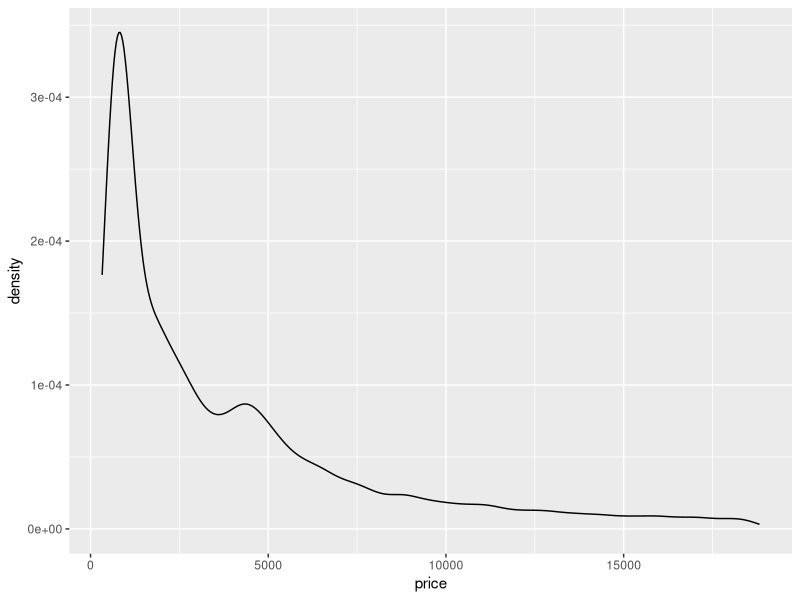
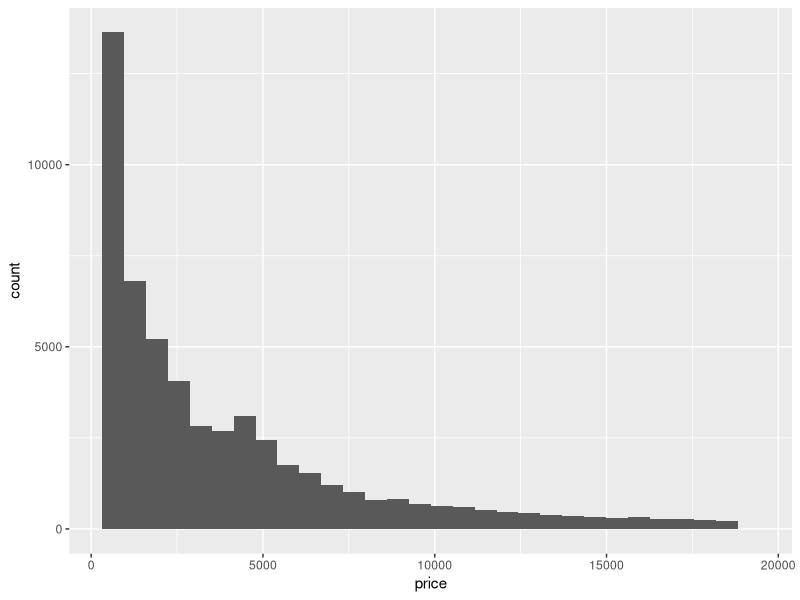
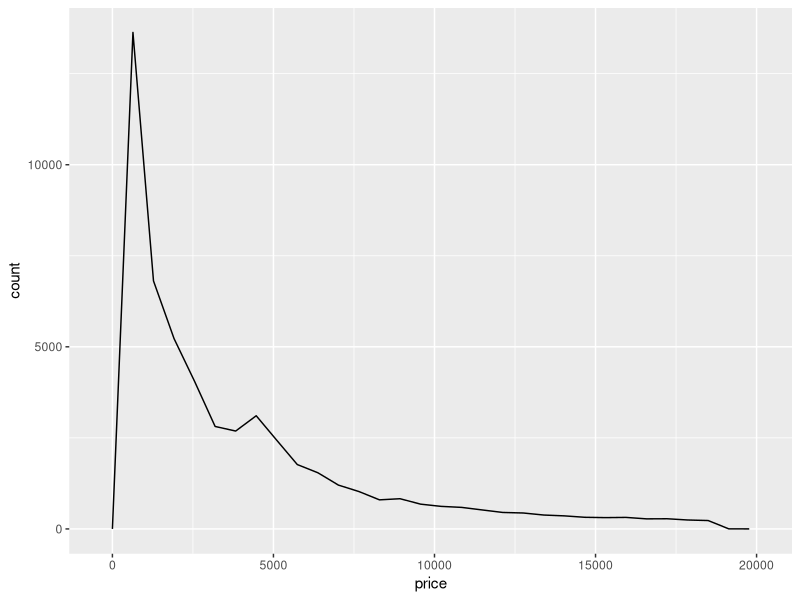
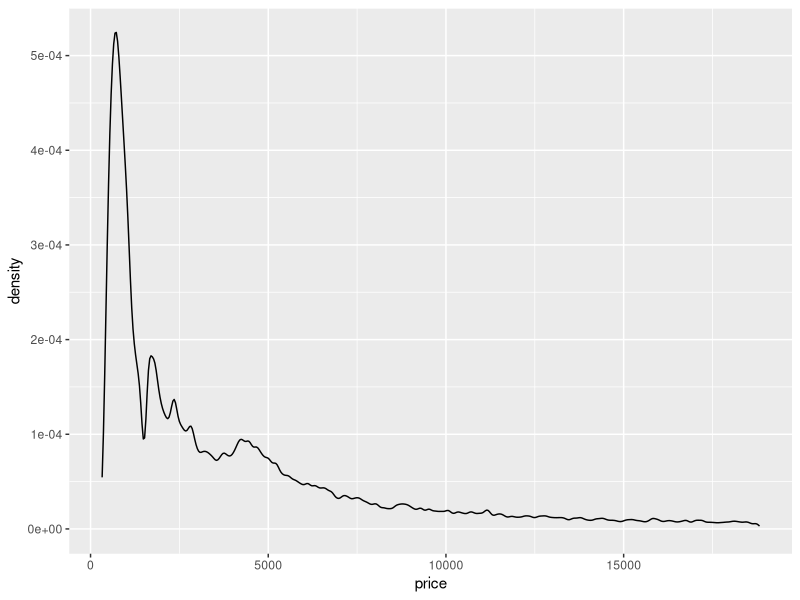
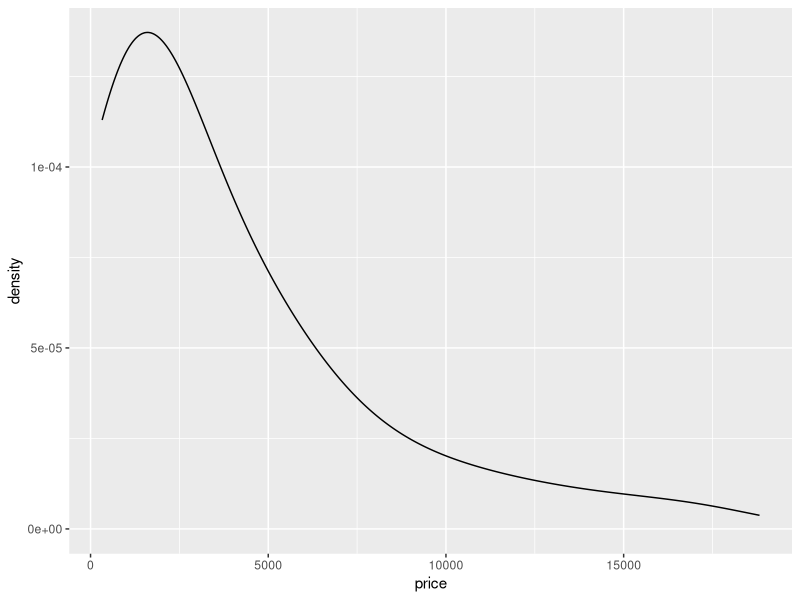
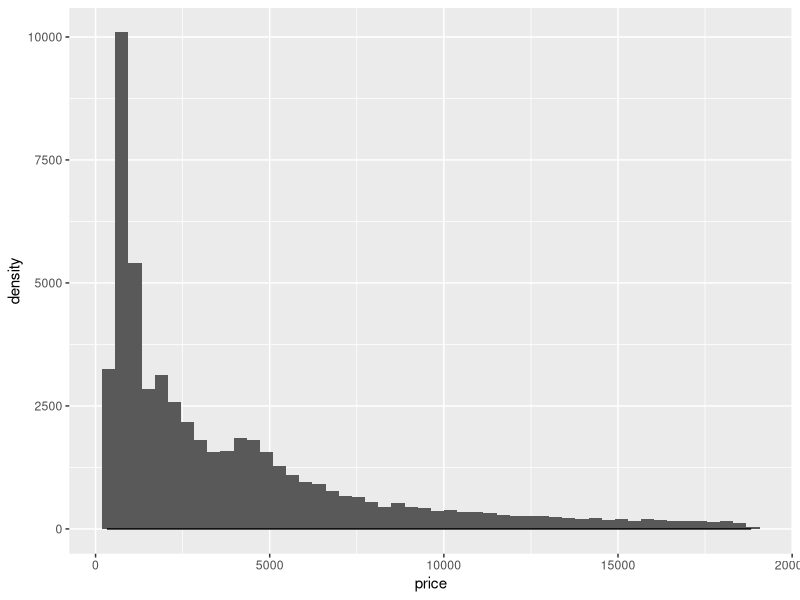
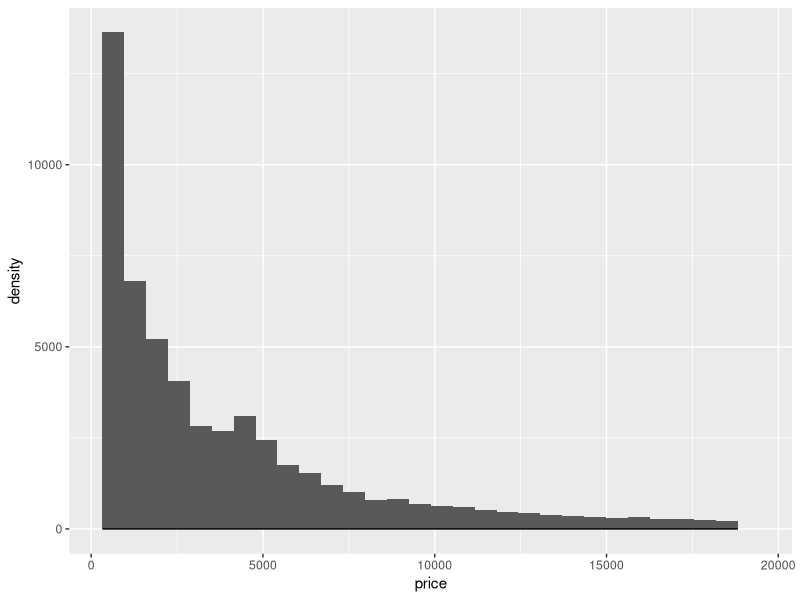
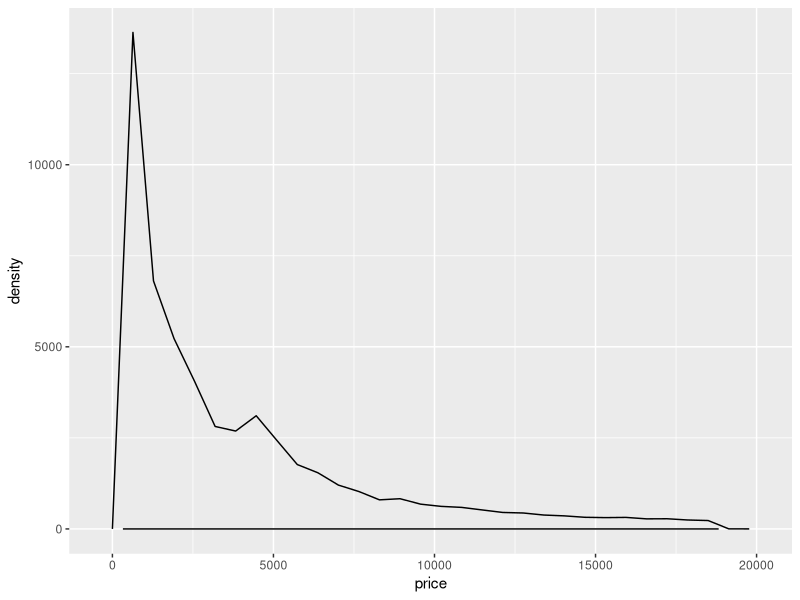

The R script that drew these images, in order: (Note: this script raises an error after producing the figures.)
## Cailin Perrie
## 25/03/2021
## Good Practice excercises



library(dplyr)
library(ggplot2)
library(tidyr)
library(gridExtra)
library(patchwork)
library(scales)
library(ggrepel)

# load datasets we'll use
data(sleep)
data(diamonds)
data(co2)

# tidy co2 
co2 <- data.frame(Year = rep(1959:1997, each = 12),
                  Month = rep(format(ISOdate(2004,1:12,1),"%B"), 39),
                  co2 = as.numeric(co2))
View(co2)
View(sleep)
View(diamonds)

## create the matrics data frame
matrics <- data.frame(
  year = 2014:2018,
  EC = c(65.4,56.8,59.3,65,70.6),
  FS = c(82.8,81.6,88.2,86.1,87.5),
  Gau = c(84.7,84.2,85.1,85.1,87.9),
  KZN = c(69.7,60.7,66.4,72.9,76.2),
  Lim = c(72.9,65.9,62.5,65.6,69.4),
  Mpu = c(79,78.6,77.1,74.8,79),
  NW = c(84.6,81.5,82.5,79.4,81.1),
  NC = c(76.4,69.4,78.7,75.6,73.3),
  WC = c(82.2,87.7,85.9,82.8,81.5)
)
View(matrics)

## Tidy the data frame 'matrics'
matrics_long <- pivot_longer(matrics, cols = -1, names_to = "province", values_to = "pass_rate")
View(matrics_long)

# geometries
# geometries denoted by geom_xxx are the building blocks of ggplots

# common 1D geoms: geom_density, geom_histogram, geom_freqpoly, geom_bar
# common 2D geoms: geom_point, geom_line, geom_bar(stat = "identity")

### 1D geoms only need you to specify an "x" in the aesthetics

## geom_density
diamonds %>% 
  ggplot(aes(x = price)) + 
  geom_density()

## geom_histogram
diamonds %>% 
  ggplot(aes(x = price)) + 
  geom_histogram()

## geom_freqpoly
diamonds %>% 
  ggplot(aes(x = price)) + 
  geom_freqpoly()

## additional parameters control smoothing (see ?geom_xxx)

# EXERCISE: adapt each of the plots above so that the densities/histograms are 
# either "smoother" or "rougher". Choose an appropriate amount of smoothing.

# geom_smooth: Aids the eye in seeing patterns in the presence of overplotting.
## geom_density
diamonds %>% 
  ggplot(aes(x = price)) + 
  geom_density(adjust = 1/5)

diamonds %>% 
  ggplot(aes(x = price)) + 
  geom_density(adjust = 5)

## geom_histogram
diamonds %>% 
  ggplot(aes(x = price)) + 
  geom_histogram(bins = 50) +
  geom_density(adjust = 1/5)

diamonds %>% 
  ggplot(aes(x = price)) + 
  geom_histogram() +
  geom_density(adjust = 5)

## geom_freqpoly
diamonds %>% 
  ggplot(aes(x = price)) + 
  geom_freqpoly() +
  geom_density(adjust = 1/5)

## geom_freqpoly
diamonds %>% 
  ggplot(aes(x = price)) + 
  geom_freqpoly() +
  geom_density(adjust = 5)

#-------------------------------------------------------------------------------------

## geom_bar
# default behaviour for geom_bar is to count stuff, so 1D
diamonds %>% ggplot(aes(x = cut)) + 
  geom_bar() 

### 2D geoms need x and y in aes

## geom_point

diamonds %>% ggplot(aes(x = carat, y = price)) + 
  geom_point()

# often nice to add a smooth line of best fit with geom_smooth, which
# uses generalised additive models (gams) by default, covered in later
# courses
diamonds %>% ggplot(aes(x = carat, y = price)) + 
  geom_point() + 
  geom_smooth()      ## line of best fit

# EXERCISE: adapt the code you just used to fit a straight line rather than a smooth
diamonds %>% ggplot(aes(x = carat, y = price)) + 
  geom_point() + 
  geom_smooth(method = "lm")  ## fitting a straight line rather than a smooth line

#-------------------------------------------------------------------------------------
## geom_line
co2 %>% filter(Month == "January") %>%
  ggplot(aes(x = Year, y = co2)) + 
  geom_line()

# EXERCISE: show lines for all 12 months on the plot (a) by using fill or colour, 
# (b) without using fill or colour

#a) using fill or colour
co2 %>% 
  ggplot(aes(x = Year, y = co2, color = Month)) + 
  geom_line()

# b) Without using fill or colour
# make dataframe with x and y coords of labels, here just taking 1980 as x and 
# pass rate in 2015 as y, for illustration
textlabels <- co2 %>% filter(Year == 1980) %>% 
  mutate(xpos = Year, ypos = co2) # don't have to rename, again for illustration

co2 %>% 
  ggplot(aes(x = Year, y = co2)) + 
  geom_line() +
  geom_label(data = textlabels, aes(x = xpos, y = ypos, label = Month)) + 
  theme(legend.position = "none") 
##ggrepel::geom_label_repel()
## Lines are too close together (doesnt look nice this way)

# EXERCISE: flip Month and Year around so that each line represents a Year, and the 
# Month is on the x-axis

co2 %>% 
  ggplot(aes(x = Month, y = co2, color = Year)) + 
  geom_point() + geom_line()

#-------------------------------------------------------------------------------------

## geom_area

# just fills in area under a geom_line
co2 %>% filter(Month == "January") %>%
  ggplot(aes(x = Year, y = co2)) + 
  geom_area()

## geom_bar

# with (stat = "identity") plots x and y directly, no counts
diamonds %>% group_by(cut) %>% summarize(meanprice = mean(price)) %>%
  ggplot(aes(x = cut, y = meanprice)) + 
  geom_bar(stat = "identity")

#-------------------------------------------------------------------------------------

### discretising continuous variables

### Discretization is the process through which we can transform continuous
### variables, models or functions into a discrete form. We do this by creating
### a set of contiguous intervals (or bins) that go across the range of our
## desired variable/model/function.

## ggplot provides 3 helper functions:
# cut_interval: divides data into fixed number of bins
# cut_width: divides data into bins of fixed width
# cut_number: divides data into n bins each containing (approximately) the same number of points

diamonds %>%
  ggplot(aes(x = cut_interval(price, n = 5))) +  ## dividing data into 5 bins
  geom_bar()

diamonds %>%
  ggplot(aes(x = cut_width(price, width = 5000))) + 
  geom_bar()

diamonds %>%
  ggplot(aes(x = cut_number(price, n = 5))) + 
  geom_bar()

# these are especially useful when grouping/faceting on continuous variables


### Not Sure what this means???

# EXERCISE: Display the distribution of price conditional on cut and carat. 
# Try facetting by cut and grouping by carat. Try facetting by carat and grouping by cut. 
# Which do you prefer?

# EXERCISE: Compare the relationship between price and carat for each colour.
# What makes it hard to compare the groups? Is grouping better or facetting? 
# If you use facetting, what annotation might you add to make it easier to see 
# the differences between panels?

#-------------------------------------------------------------------------------------

### Labels (labs)

## sets text for axis labels and title
## NOT the appearance of the text, that's a "theme" (next)

co2 %>% filter(Month == "January") %>%
  ggplot(aes(x = Year, y = co2)) + 
  geom_line() +
  labs(x = "Year", y = "C02 level (PPM)", 
       title = "Increasing atmospheric concentrations of CO2", 
       subtitle = "Values for February, March and April of 1964 obtained by interpolation")

# nice to have CO2 with a subscript on the "2"
co2 %>% filter(Month == "January") %>%
  ggplot(aes(x = Year, y = co2)) + 
  geom_line() +
  labs(x = "Year", y = expression(paste(CO[2]," level")), 
       title = expression(paste("Increasing atmospheric concentrations of ", CO[2])), 
       subtitle = "Values for February, March and April of 1964 obtained by interpolation")

#-------------------------------------------------------------------------------------

### Themes

### Themes are a powerful way to customize the non-data components of your
### plots: i.e. titles, labels, fonts, background, gridlines, and legends.

## fine-scale control and polishing

# loads of options
?theme

# make a plot
pp <- diamonds %>% sample_n(1000) %>%
  ggplot(aes(x = carat, y = price)) + 
  geom_point()
pp 

# change the background colour
pp + 
  theme(panel.background = element_rect(fill = "red"))

# that's too dark, add some transparency
pp + 
  theme(panel.background = element_rect(fill = alpha('red', 0.2)))

# change axis text 
pp + 
  theme(axis.text = element_text(colour = "red", size = rel(1.5)))

# change axis labels text 
pp + 
  theme(axis.title = element_text(colour = "red", size = rel(1.5)))

# can also add transparency to axis labels (not a good idea here) 
pp + 
  theme(axis.title = element_text(colour = alpha('red', 0.2), size = rel(1.5)))

# arrows on the axes
pp + 
  theme(axis.line = element_line(arrow = arrow()))

# even finer control... changes look of arrow heads
pp + 
  theme(axis.line = element_line(arrow = arrow(angle = 20, length = unit(0.1, "inches"))))

# grid lines
pp +
  theme(panel.grid.major = element_line(colour = "red"),
        panel.grid.minor = element_line(colour = "orange"))

pp +
  theme(panel.grid.major = element_line(colour = "red", size = 1),
        panel.grid.minor = element_line(colour = "orange", size = 1))

# spacing between gridlines isn't a theme setting, its in "scale_"
pp +
  theme(panel.grid.major = element_line(colour = "red"),
        panel.grid.minor = element_line(colour = "orange")) +
  scale_x_continuous(breaks = seq(from = 0, to = 3, by = 0.5),
                     minor_breaks = seq(from = 0, to = 3, by = 0.1))

# same for y axis
pp +
  theme(panel.grid.major = element_line(colour = "red"),
        panel.grid.minor = element_line(colour = "orange")) +
  scale_y_continuous(breaks = seq(from = 0, to = 20000, by = 10000),
                     minor_breaks = seq(from = 0, to = 20000, by = 500))

# can also set manual axis text at tickmarks
pp +
  scale_y_continuous(breaks = seq(from = 0, to = 20000, by = 5000),
                     labels = c("R0", "R5,000", "R10,000", "R15,000", "R20,000"))

# longer axis ticks
pp +
  scale_y_continuous(breaks = seq(from = 0, to = 20000, by = 5000),
                     labels = c("R0", "R5,000", "R10,000", "R15,000", "R20,000")) +
  theme(axis.ticks.length=unit(.25, "cm"))

# put it all together
pp + 
  labs(x = "Weight of diamond (carats)", y = "Price of diamond (USD)") +
  theme(panel.background = element_rect(fill = alpha('red', 0.2)),
        axis.text = element_text(colour = "red", size = rel(1.5)),
        axis.title = element_text(colour = "red", size = rel(1.5)))


# revisiting log scale example from lecture
data(msleep)

a <- ggplot(msleep, aes(x = bodywt, y = brainwt)) + 
  geom_point(na.rm = TRUE) + 
  labs(x = "Body weight (kg)", y = "Brain weight (kg)")
a 

# log scaling
a + scale_x_log10() + scale_y_log10() 

# nice tick marks with annotation_xxx
a + scale_x_log10() + scale_y_log10() + annotation_logticks() 

# advanced axis breaks and labelling options with scales package
a + scale_x_log10(
  breaks = scales::trans_breaks("log10", function(x) 10^x),
  labels = scales::trans_format("log10", scales::math_format(10^.x))) +
  scale_y_log10(
    breaks = scales::trans_breaks("log10", function(x) 10^x),
    labels = scales::trans_format("log10", scales::math_format(10^.x))) +
  annotation_logticks() +
  labs(x = "Body weight (kg)", y = "Brain weight (kg)")



# EXERCISE: choose any of the plots you've made and add axis labels, title, and 
# subtitle
# make a plot
pp <- diamonds %>% sample_n(1000) %>%
  ggplot(aes(x = carat, y = price)) + 
  geom_point() + 
  labs(x = "Weight of diamond (carats)", y = "Price of diamond (USD)", title = 
         "Scatter plot of carat vs price", subtitle = "Plot indicates 1000 randomly sampled observations")

pp 
#-------------------------------------------------------------------------------------

# EXERCISE: Improve the plot below by adding appropriate axis labels, 
# rotating the x axis text so that it is vertical, and change
# the axis text so that it does not include numbers in scientific notation

diamonds %>%
  ggplot(aes(x = cut_interval(price, n = 5)))  + 
  geom_bar() +
  labs(x = "price (cut in 5 groups with equal range)", y = "frequency",
       main = "Histogram showing the frequency of obtaining a certain price for a diamond") +
  theme(axis.text.x = element_text(angle = 90, vjust = 0.5, hjust=0.1)) +   #rotating x axis labels by 90 degrees
  scale_x_discrete(labels = label_comma(x = cut_interval(price, n=5)))       # trying to get rid of scientific notation

## not sure how to get rid of scientific notation for discrete breaks
#-------------------------------------------------------------------------------------

# EXERCISE: Use geom_label to add a label to the plot below that identifies 
# the diamond with the largest value-per-carat. Bonus: make the labelling 
# "automatic" so that it still works if you resample another 10 diamonds 
# (make the label's location dynamic, rather than at a fixed (x,y) location)

subset1 <- diamonds %>% sample_n(10)
subset1 <- arrange(subset1, desc(carat), desc(price))
position_x <- subset1$carat[1]
position_y <- subset1$price[1]

subset1 %>%
  ggplot(aes(x = carat, y = price, label = c(position_x))) + 
  geom_point() +
  geom_label()


#-------------------------------------------------------------------------------------

### Legends

# revisiting class example #1
s1 <- ggplot(msleep, 
             aes(x = bodywt, y = brainwt, colour = order)) +
  geom_point(na.rm = TRUE) + 
  scale_x_log10(breaks = scales::trans_breaks("log10", function(x) 10^x),
                labels = scales::trans_format("log10",scales::math_format(10^.x))) + 
  scale_y_log10(breaks = scales::trans_breaks("log10", function(x) 10^x),
                labels = scales::trans_format("log10", scales::math_format(10^.x))) +
  annotation_logticks() +
  xlab("Body weight (kg)") + ylab("Brain weight (kg)") 
s1 

s1 + theme(legend.position = "bottom") 
s1 + theme(legend.position = "bottom") + guides(colour = guide_legend(ncols = 8))

matrics_long %>% 
  ggplot(aes(x = year, y = pass_rate, colour = province)) +
  geom_line() + theme_bw() + scale_colour_brewer(palette = "Set3")


# revisiting class example #2

s2 <- matrics_long %>% 
  ggplot(aes(x = year, y = pass_rate, colour = province)) +
  geom_line() + theme_bw() + scale_colour_brewer(palette = "Set3") 
s2
# inset legend 
s2 +
  # coordinates for legend.position are x- and y- offsets from the bottom-left of the plot, ranging from 0 - 1.
  theme(legend.position = c(0.82,0.12), legend.title = element_blank(), 
        legend.text=element_text(size=8)) +
  guides(colour = guide_legend(ncol = 3))

# with geom_label

# make dataframe with x and y coords of labels, here just taking 2015 as x and 
# pass rate in 2015 as y, for illustration
textlabels <- matrics_long %>% filter(year == 2015) %>% 
  mutate(xpos = year, ypos = pass_rate) # don't have to rename, again for illustration

s2 +
  geom_label(data = textlabels, aes(x = xpos, y = ypos, label = province)) +
  theme(legend.position = "none")

s2 +
  geom_label_repel(data = textlabels, aes(x = xpos, y = ypos, label = province)) +
  theme(legend.position = "none")

### Adding geoms from different datasets

# Task: make a figure that shows the CO2 concentration over time for a
# specific month as a line (like done above), and then on top of that
# plots the mean CO2 concentrations over time (i.e. averages over all
# months) as a bar graph

co2mean <- co2 %>% group_by(Year) %>% summarize(mean_co2 = mean(co2))

co2 %>% filter(Month == "June") %>%
  ggplot(aes(x = Year, y = co2)) + 
  geom_bar(data = co2mean, aes(x = Year, y = mean_co2),
           stat = "identity", alpha = 0.4) + 
  geom_line(colour = "red")

# limiting the range on the y-axis
co2 %>% filter(Month == "June") %>%
  ggplot(aes(x = Year, y = co2)) + 
  geom_bar(data = co2mean, aes(x = Year, y = mean_co2),
           stat = "identity", alpha = 0.4) + 
  geom_line(colour = "red") +
  ylim(c(300, 400))

# can't use ylim, drops the observations, need "coord_cartesian"
co2 %>% filter(Month == "June") %>%
  ggplot(aes(x = Year, y = co2)) + 
  geom_bar(data = co2mean, aes(x = Year, y = mean_co2),
           stat = "identity", alpha = 0.4) + 
  geom_line(colour = "red") +
  coord_cartesian(ylim = c(300, 375))

# this is probably a better plot
co2 %>% filter(Month == "June") %>%
  ggplot(aes(x = Year, y = co2)) + 
  geom_line(data = co2mean, aes(x = Year, y = mean_co2)) + 
  geom_line(colour = "red") 

### Showing multiple plots

# Make a few plots
p1 <- diamonds %>% ggplot(aes(x = price)) + geom_density() + ggtitle("Default")
p2 <- diamonds %>% ggplot(aes(x = price)) + geom_density(adjust = 0.5) + ggtitle("Wiggly")
p3 <- diamonds %>% ggplot(aes(x = price)) + geom_density(adjust = 5) + ggtitle("Smooth")
p4 <- diamonds %>% ggplot(aes(x = price)) + geom_histogram() + ggtitle("Histogram")

# layout with gridExtra package
grid.arrange(p1, p2, p3, p4, nrow = 1)    ## all plotted in one row
grid.arrange(p1, p2, p3, p4, nrow = 2)    ## 2 plotted in first row, 2 in second row
grid.arrange(p1, p2, p3, layout_matrix = matrix(c(1,2,1,3), nrow = 2)) ## make first plot take up row 1, col 1 and 2
grid.arrange(p1, p2, p3, layout_matrix = matrix(c(1,1,2,3), nrow = 2))

# layout with patchwork package
p1 + p2 
p1 + p2 + p3 + plot_layout(ncol = 3)
p1 + p2 + p3 + plot_layout(ncol = 3, widths = c(2, 1, 1))

# nesting plots
p1 + { p2 + p3 } + plot_layout(ncol = 2)
p1 + { p2 + { p3 + p4 } } + plot_layout(ncol = 1)
p1 + { p2 + p3 + p4} + plot_layout(ncol = 1)

# various operators for manipulating layout (-, /, |)
p1 + p2 - p3 + plot_layout(ncol=1)
p1 + p2 - p3 - p4 + plot_layout(ncol=1)
p1 + p2 - p3 + p4 + plot_layout(ncol=1)
p1 + p2 - (p3 + p4) + plot_layout(ncol=1)
p1 + p2 - (p3 + p4 + p1) + plot_layout(ncol=1)

(p1 | p2 | p3) / p4
p4 / (p1 | p2 | p3)

# saving your plots
p_all <- p1 + p2 + p3 + p4 + plot_layout(ncol = 4)
ggsave(p_all, file = "myplot.png", width = 9, height = 3, dpi = 400)
